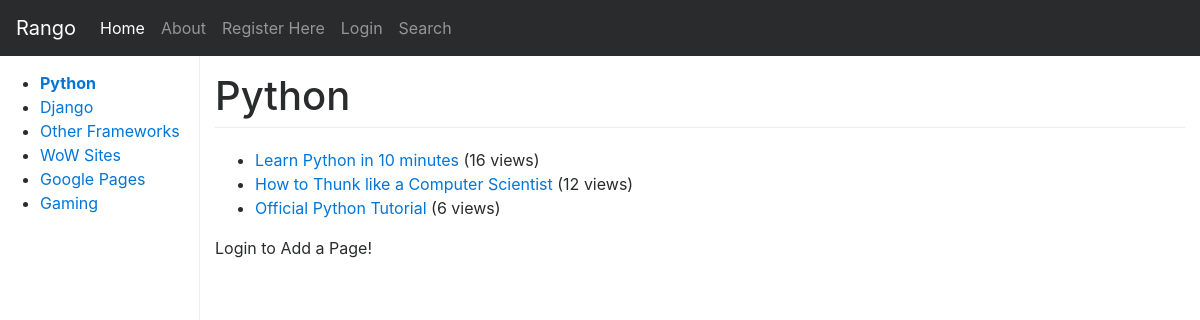
/rango/category/python/, run on the app's committed database.
### rango/models.py (models this page shows, shortened)
class Category(models.Model):
    name = models.CharField(max_length=128, unique=True)
    views = models.IntegerField(default=0)
    likes = models.IntegerField(default=0)
    slug = models.SlugField(unique=True)
    class Meta:
        verbose_name_plural = 'Categories'

class Page(models.Model):
    category = models.ForeignKey(Category, on_delete=models.PROTECT)
    title = models.CharField(max_length=128)
    url = models.URLField()
    views = models.IntegerField(default=0)

### rango/views.py (the view)
# urls.py: re_path(r'^category/(?P<category_name_slug>[\w\-]+)/$', views.show_category, name='show_category'),
def show_category(request, category_name_slug):
    context_dict = {}
    try:
        category = Category.objects.get(slug=category_name_slug)
        pages = Page.objects.filter(category=category) .order_by('-views')
        context_dict['pages'] = pages
        context_dict['category'] = category
    except Category.DoesNotExist:
        context_dict['pages'] = None
        context_dict['category'] = None
    return render(request, 'rango/category.html', context_dict)

### rango/templatetags/rango_template_tags.py (called while the page is built)
@register.inclusion_tag('rango/cats.html')
def get_category_list(cat=None):
    return {'cats': Category.objects.all(),
            'act_cat': cat}

### templates/rango/category.html (shortened to what this page needs)
{% extends 'rango/base.html' %}
{% block body_block %}
<br />
    {% if category %}
        <h1>{{ category.name }}</h1>
        {% if pages %}
            <ul>
            {% for page in pages %}
                <li>
                    <a href="{% url 'rango:goto' %}?page_id={{ page.id }}">{{ page.title }}</a>
                    {% if page.views > 1 %}
                        ({{ page.views }} views)
                    {% elif page.views == 1 %}
                        ({{ page.views }} view)
                    {% endif %}
                </li>
            {% endfor %}
            </ul>
        {% else %}
            <strong>No pages currently in category.</strong>
        {% endif %}
            {% if user.is_authenticated %}
            <a href="{% url 'rango:add_page' category.slug %}">Add a Page</a>
            <hr />
            <script>
                (function() {
                  var cx = '009657067536444870470:y6h-dnbsfk0';
                  var gcse = document.createElement('script');
                  gcse.type = 'text/javascript';
                  gcse.async = true;
                  gcse.src = 'https://cse.google.com/cse.js?cx=' + cx;
                  var s = document.getElementsByTagName('script')[0];
                  s.parentNode.insertBefore(gcse, s);
                })();
              </script>
              <gcse:search></gcse:search>
            {% else %}
                Login to Add a Page!
            {% endif %}
    {% else %}
            The specified category does not exist!
    {% endif %}
{% endblock %}

### templates/rango/cats.html
<ul>
{% if cats %}
    {% for c in cats %}
        {% if c == act_cat %}
        <li><strong><a href="{% url 'rango:show_category' c.slug %}">{{ c.name }}</a></strong></li>
        {% else %}
        <li><a href="{% url 'rango:show_category' c.slug %}">{{ c.name }}</a></li>
        {% endif %}
    {% endfor %}
{% endif %}
</ul>

### static/dashboard.css (style rules this page uses)
body { padding-top: 50px; }
h1 { margin-bottom: 20px; padding-bottom: 9px; border-bottom: 1px solid #eee; }

### data on the page
Category: name "Python"
Category: name "Django"
Category: name "Other Frameworks"
Category: name "WoW Sites"
Category: name "Google Pages"
Category: name "Gaming"
Page: title "Learn Python in 10 minutes", views "16"
Page: title "How to Thunk like a Computer Scientist", views "12"
Page: title "Official Python Tutorial", views "6"
